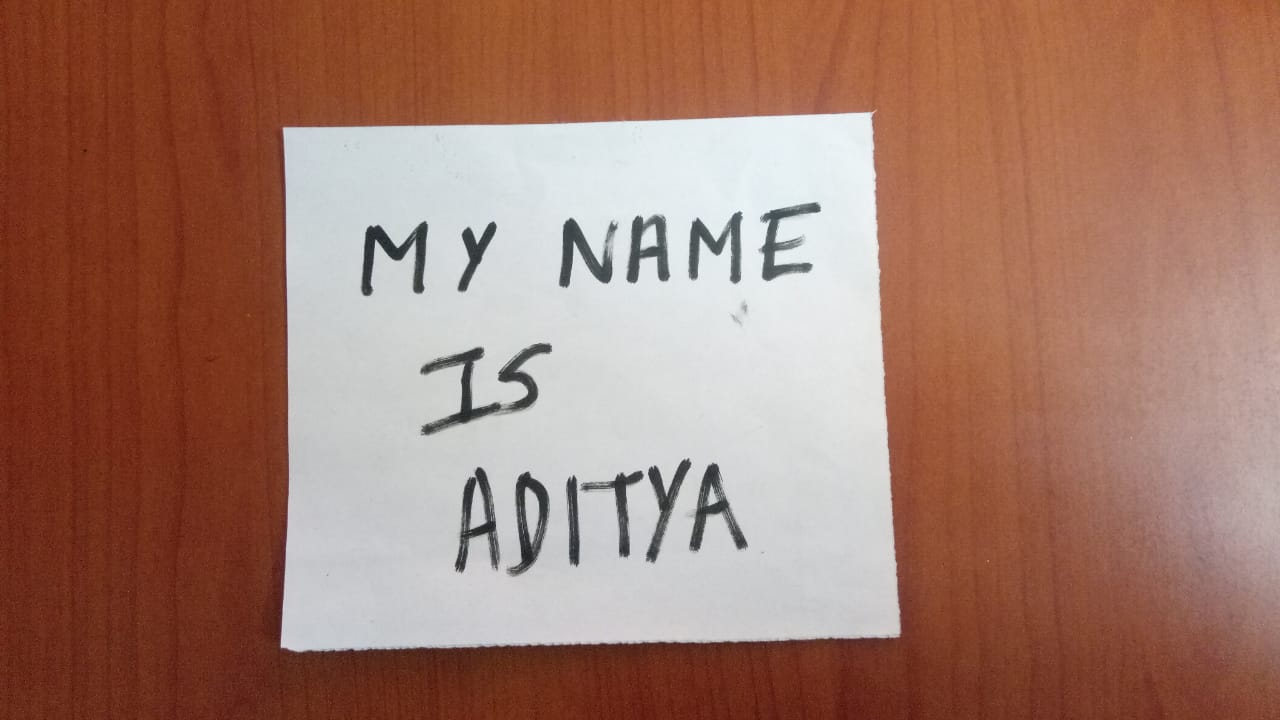
#> input picture test_img.jpg, 1280 x 720 px
$ python canny.py
#> lines starting #> are read from the running program, lines starting #| are printed output that depends on the picture; after the words box and inside, x2 and y2 are one past the last pixel; in counts of white or black regions, pixels touching at a corner belong together
### gaussfilter.py
import numpy as np
import cv2 as cv
import matplotlib.pyplot as plt
from scipy.ndimage.filters import convolve

"""
    img_filt = np.zeros_like(img, dtype=np.float32)
    if len(img.shape)==2:
        return convolution(img,kernel).astype(np.uint8)
    for c in range(3):
        img_filt[:,:,c] = convolution(img[:,:,c],kernel)

    return img_filt.astype(np.uint8)"""

# [31 lines left out: function convolution, not called in this run]

def GaussianFunction(sigma,x,y):
    num = np.exp(-(((x**2) + (y**2))/(2.0*(sigma**2))))
    den = 2.0*np.pi*(sigma**2)
    return num/den


def GaussianFilter(img,kernel_size=5,sigma=1):
    kernel = np.zeros((kernel_size,kernel_size),dtype=np.float32)
    m = n = kernel_size//2

    for x in range(-m,m+1):
        for y in range(-n,n+1):
            kernel[x+2,y+2] = GaussianFunction(sigma,x,y)

    return convolve(img,kernel)

# [7 lines that do not run on import are left out]

### sobelfilter.py
import cv2 as cv
import numpy as np
from scipy.ndimage.filters import convolve
from gaussfilter import GaussianFilter

#img en scala grises
def SobelFilter(img):
    Gx = np.array([[1,0,-1],[2,0,-2],[1,0,-1]],dtype=np.float32)
    Gy = np.array([[+1,+2,+1],[0,0,0],[-1,-2,-1]],dtype=np.float32)

    G_x = convolve(img,Gx)
    G_y = convolve(img,Gy)

    G = np.sqrt(G_x**2 + G_y**2)
    #G = np.hypot(G_x,G_y)

    G = G / G.max() * 255
    Theta = np.arctan2(G_y,G_x) #* 180. /np.pi
    Theta = np.rad2deg(Theta)
    return G , Theta


# [8 lines that do not run on import are left out]

### non_max_suppresion.py
import numpy as np
import cv2 as cv
import matplotlib.pyplot as plt
from gaussfilter import GaussianFilter
from sobelfilter import SobelFilter


def non_max_suppression(img,Angle):
    H, W = img.shape
    Z = np.zeros((H,W),dtype=np.int32)

    for i in range(1,H-1):
        for j in range(1,W-1):
            #angulo 0
            p=255
            q=255
            if (0<=Angle[i,j]<22.5) or (157.5<=Angle[i,j]<=180) or (
                    -22.5<=Angle[i,j]<0) or (-180<=Angle[i,j]<-157.5):
                p = img[i,j+1]
                q = img[i,j-1]
            #angulo 45
            elif (22.5 <= Angle[i,j]<67.5) or (-157.5<=Angle[i,j]<-112.5):
                p = img[i+1,j+1]
                q = img[i-1,j-1]
            #angulo 90
            elif (67.5<=Angle[i,j]<112.5) or (-112.5<=Angle[i,j]<-67.5):
                p = img[i+1,j]
                q = img[i-1,j]
            #angulo 135
            elif (112.5 <= Angle[i,j]<157.5)  or (-67.5<=Angle[i,j]<-22.5):
                p = img[i+1,j-1]
                q = img[i-1,j+1]

            #non max suppression
            if (img[i,j] >= p) and (img[i,j]>=q):
                Z[i,j] = img[i,j]
            else:
                Z[i,j] = 0
    return Z

# [7 lines that do not run on import are left out]

### histeresis.py
import numpy as np
import cv2 as cv
from gaussfilter import GaussianFilter
from sobelfilter import SobelFilter
from non_max_suppresion import non_max_suppression

def threshold(img,lowT=0.05,highT=0.15,weakP=75,strongP=255):
    M,N = img.shape

    Thres = np.zeros((M,N),dtype=np.uint8)

    strongI,strongJ = np.where(img >= highT)
    zerosI,zerosJ = np.where(img < lowT)

    weakI,weakJ = np.where((img<=highT) & (img >= lowT))

    Thres[strongI,strongJ] = strongP
    Thres[zerosI,zerosJ] = 0
    Thres[weakI,weakJ] = weakP

    return Thres

def hysteresis(img,lowT=0.05,highT=0.15,weakP=75,strongP=255):
    M,N = img.shape

    thres = threshold(img,lowT,highT,weakP,strongP)

    for i in range(1,M-1):
        for j in range(1,N-1):
            if thres[i,j] == weakP:
                if strongP in [thres[i+1, j-1],
                        thres[i+1, j],thres[i+1, j+1],
                        thres[i, j-1],thres[i, j+1],
                        thres[i-1, j-1],thres[i-1, j],
                        thres[i-1, j+1]]:
                    thres[i,j] = 255
                else:
                    thres[i,j] = 0
    return thres

# [10 lines that do not run on import are left out]

### canny.py
import cv2 as cv
from gaussfilter import GaussianFilter
from sobelfilter import SobelFilter
from non_max_suppresion import non_max_suppression
from histeresis import hysteresis

def canny(img,kernel=5,sigma=1,lowT=15,highT=21):
    gauss = GaussianFilter(img,kernel,sigma)
    sobel,theta = SobelFilter(gauss)
    nms = non_max_suppression(sobel,theta)
    threshold = hysteresis(nms,lowT,highT)

    return threshold

if __name__=='__main__':
    img = cv.imread('test_img.jpg',0)
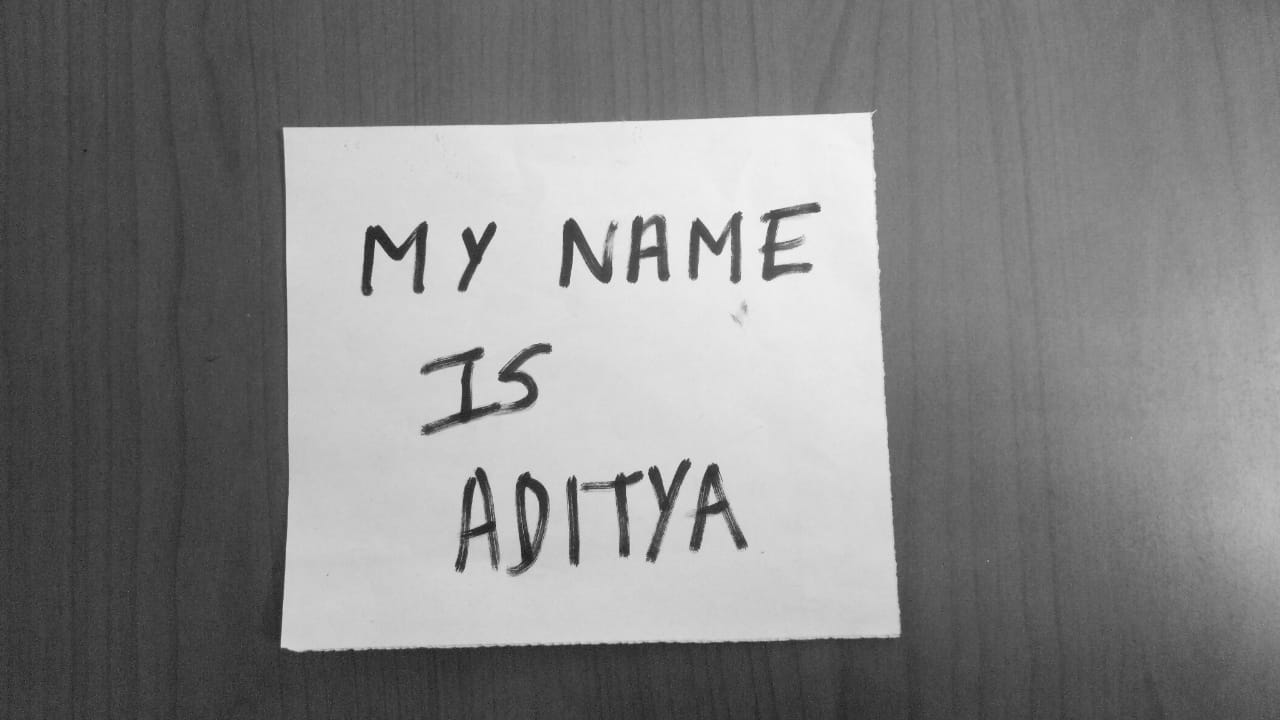
#> img: shape (720, 1280); min 22, max 252, mean 133.1
    Cimg = canny(img,sigma=23,lowT=15,highT=21)
#> in GaussianFilter, `return convolve(img,kernel)`:
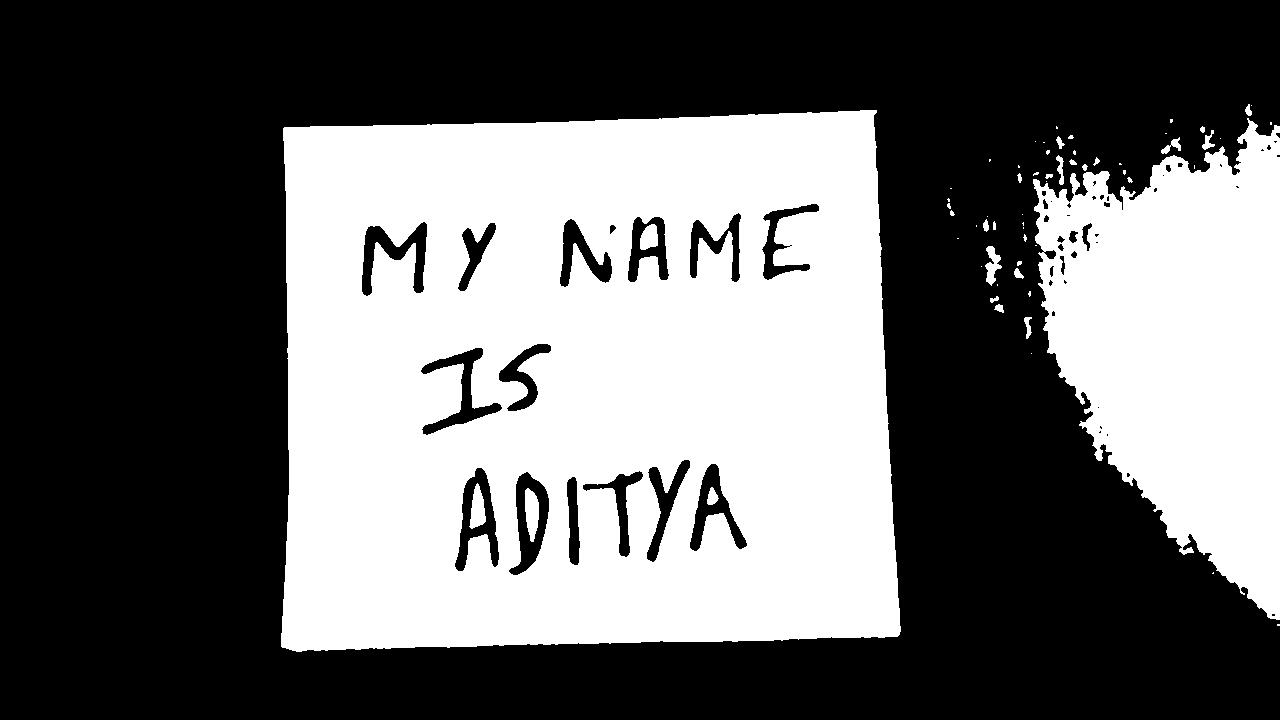
#> returned value: shape (720, 1280); values 0 (black) and 1 (white), 40.8% white; 62 white regions (35 under 20 px), largest, box (x1, y1, x2, y2) and area: (281, 110, 901, 652) 293391, (1033, 118, 1280, 620) 79568, (525, 488, 539, 542) 555
#> after the loop in non_max_suppression, `for i in range(1,H-1):`:
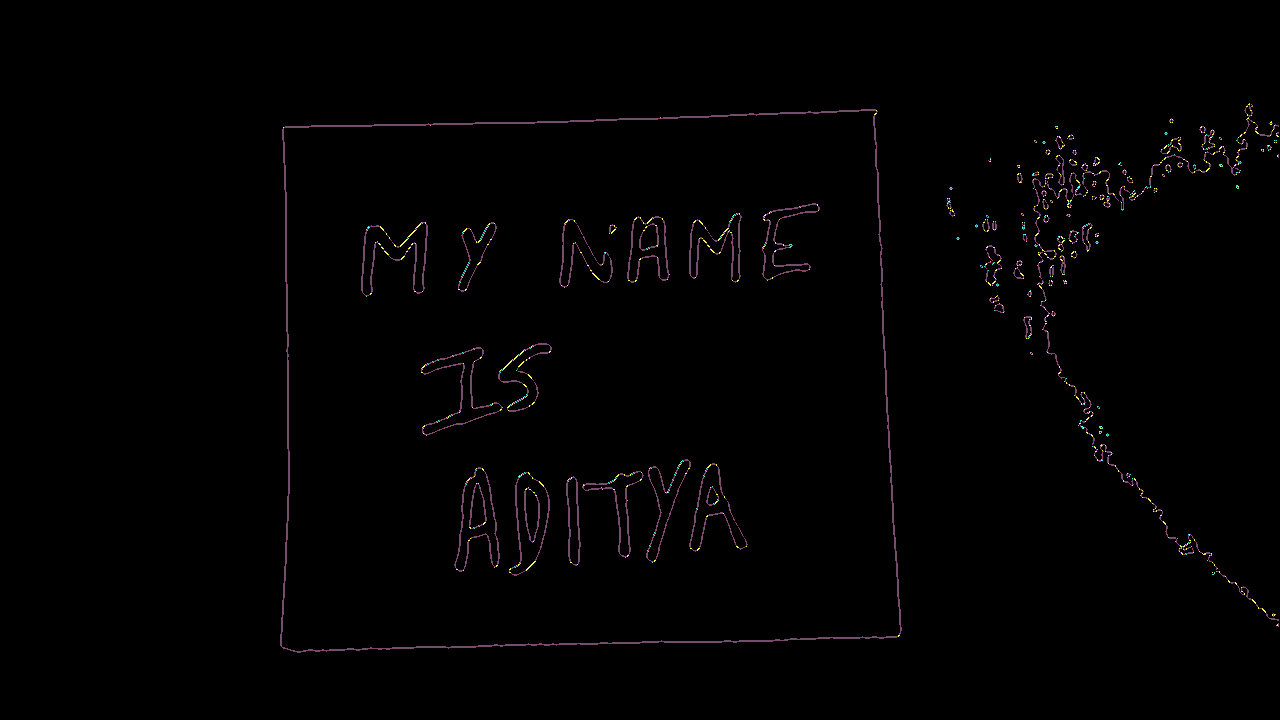
#> Z: shape (720, 1280) int32; 8 distinct labels, from 0 to 255; one colour per label, 0 black
#> in threshold, `strongI,strongJ = np.where(img >= highT)`: strongI = 14660 values from 103 to 652; strongJ = 14660 values, max 1278 at index 1144, min 280 at index 13516, mean 720.1
#> in threshold, `weakI,weakJ = np.where((img<=highT) & (img >= lowT))`: weakI = empty array
#> in hysteresis, `thres = threshold(img,lowT,highT,weakP,strongP)`: thres: shape (720, 1280); 1.6% white in thin lines or dots, all inside (x1, y1, x2, y2) = (280, 103, 1279, 653)
    caimg = cv.Canny(img,100,200)
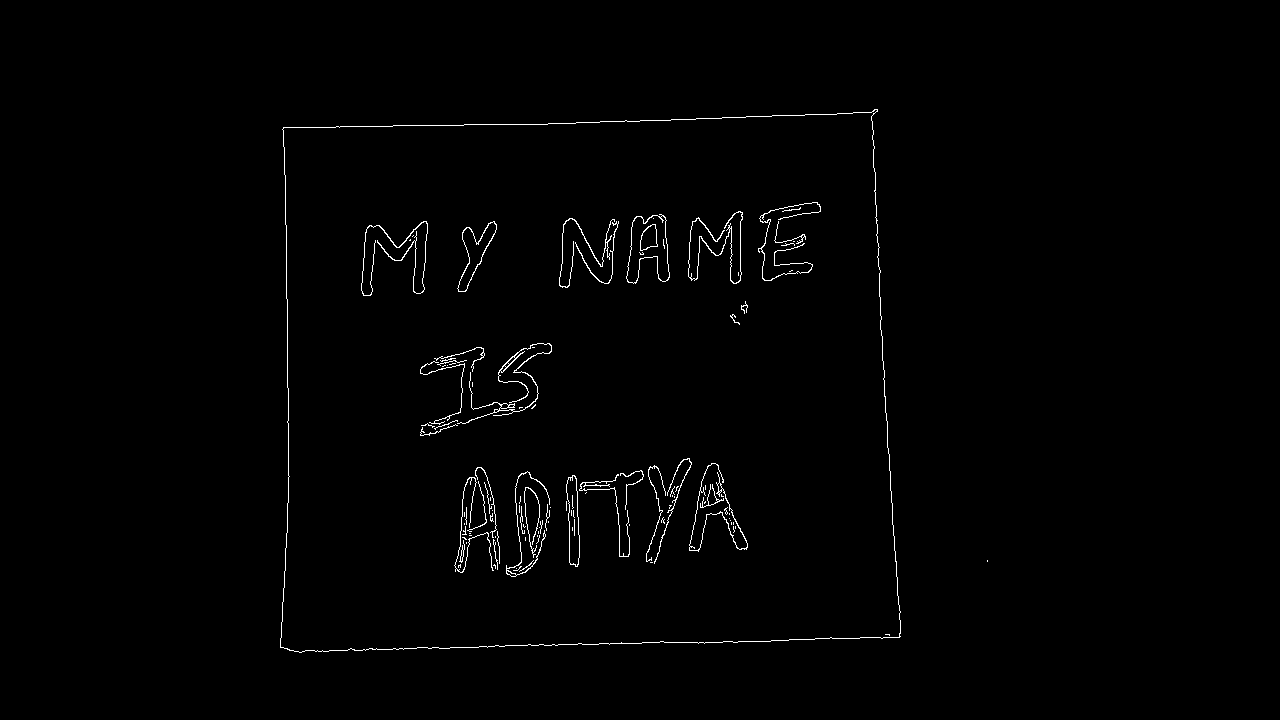
#> caimg: shape (720, 1280); 0.94% white in thin lines or dots, all inside (x1, y1, x2, y2) = (280, 109, 988, 653)
    cv.imwrite('canny.png',Cimg)
    cv.imwrite('cannyo.png',caimg)
